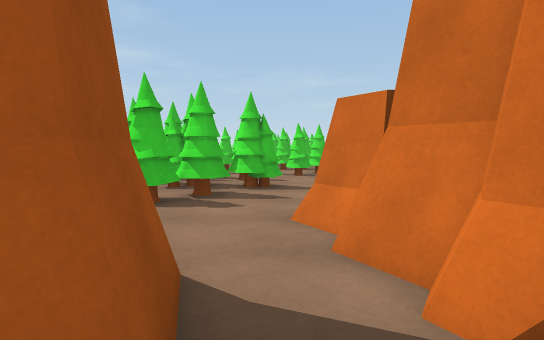
view 1 (above)

23 first-person views from a walk through a 3-D level made in the Unity game engine. The camera is 1.3 m above the floor, tilts 4° down and sees 75° across. The floor is counted in squares, 1 m on a side. Each view is taken from the middle of a square. On the plan, view 1 faces up. The plan holds only what a view shows up to about 15 squares ahead; the rest is blank. The place goes on beyond the plan.

view 2
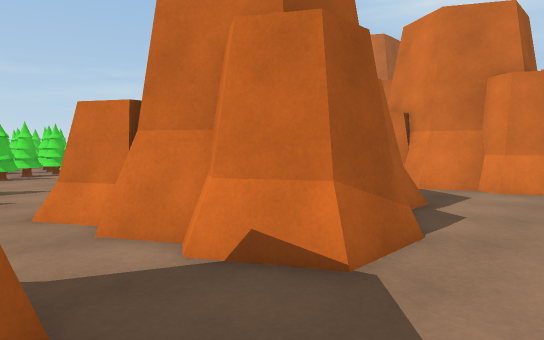

view 3
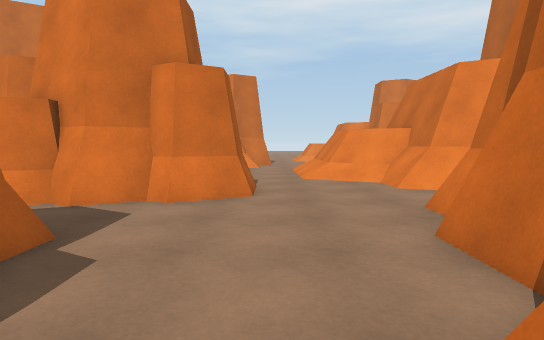

view 4
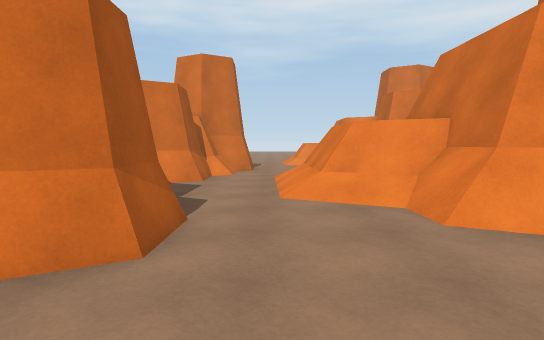

view 5
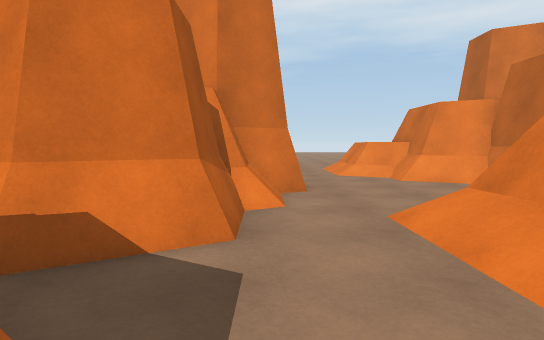

view 6
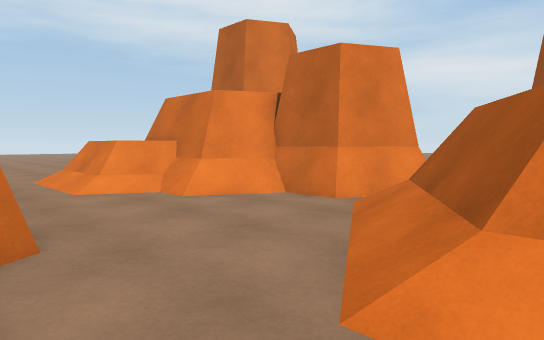

view 7
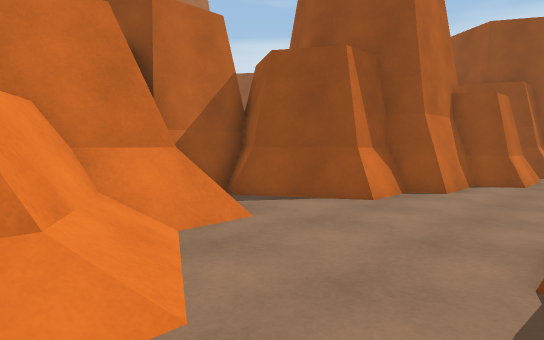

view 8
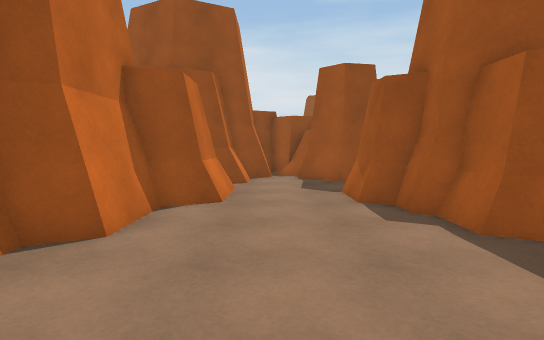

view 9
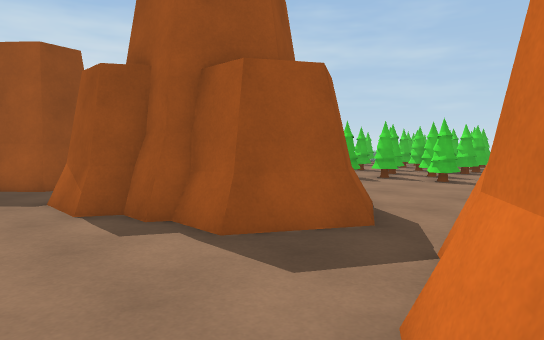

view 10
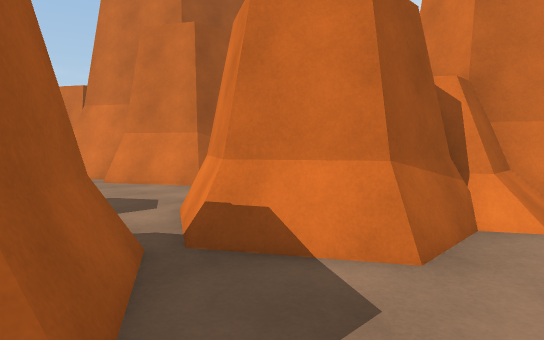

view 11
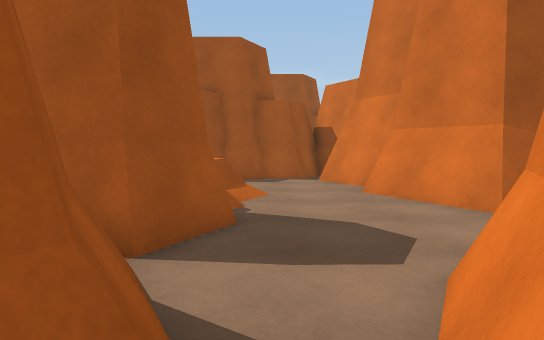

view 12
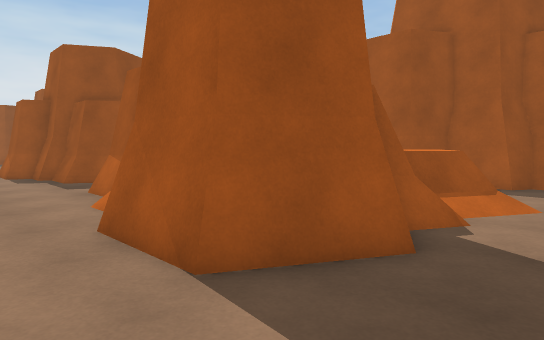

view 13
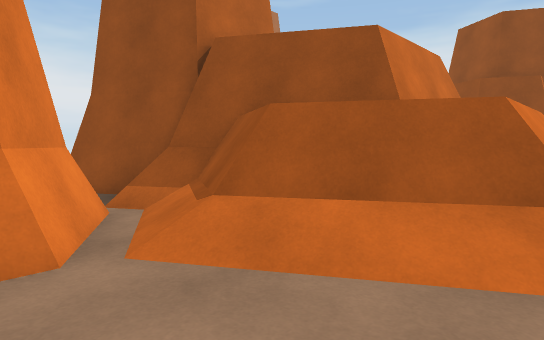

view 14
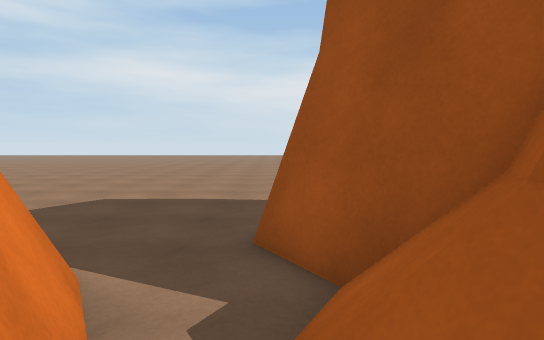

view 15
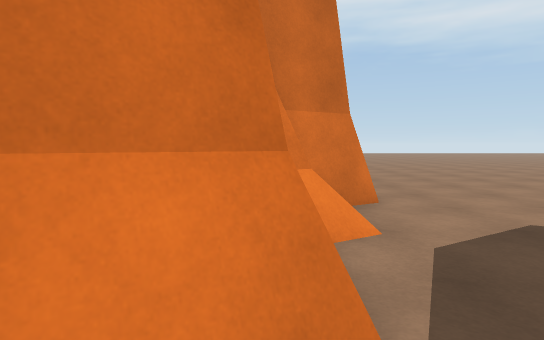

view 16
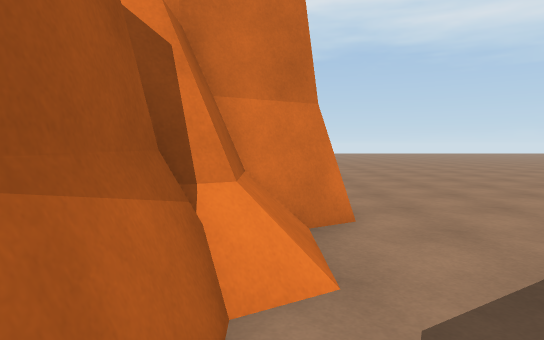

view 17
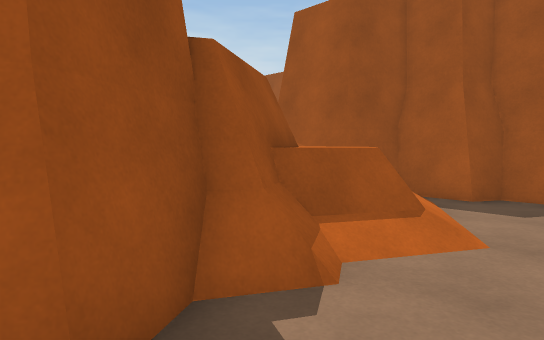

view 18
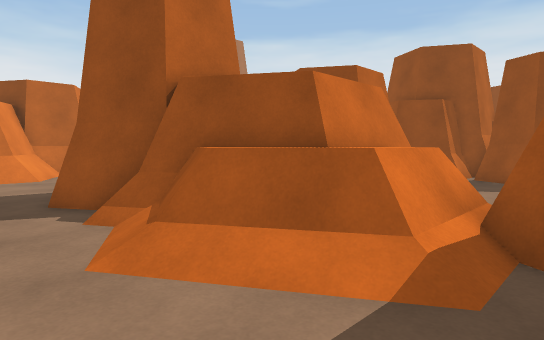

view 19
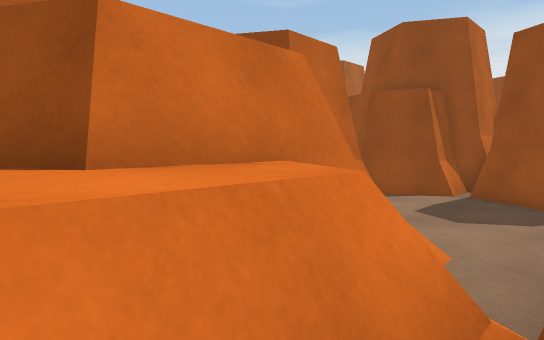

view 20
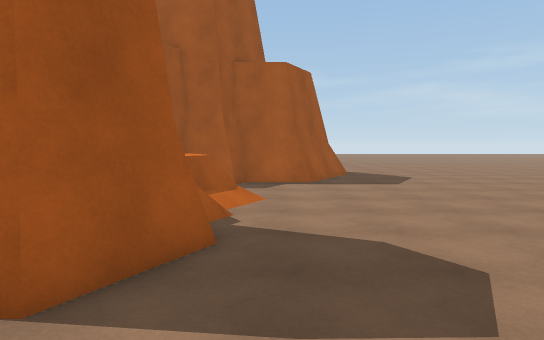

view 21
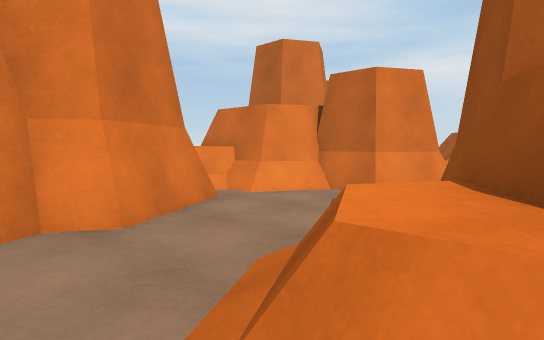

view 22
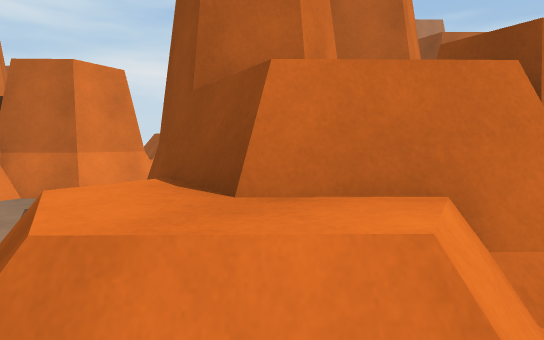

view 23
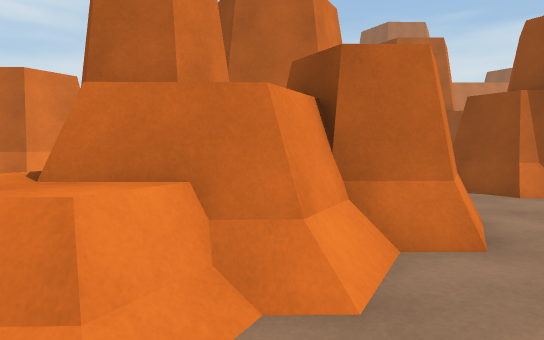

### Floor plan
Key: @ floor where view 1 was taken; # wall or solid block; . floor; / step, stairs or slope; = window, fence, low wall or low ledge; ^ raised ledge; T pine tree; R rock; O other object.
Columns run from 5 left of view 1 to 31 right of it. Each row starts with its distance up from view 1.
 16       TT#            ####=
 15       T.   ..     .  #...##
 14     O...  TT.       . ....#
 13 OOT.O... T.T.   ...===....##
 12 OO  T....T.TT  ...O^^^=...##      ##
 11   T TT..T..... ..O#^#^=...##   ######
 10   .T...   .....###^ ^#/....##  ###...
  9   TTT..   .....###^  #/....#####//...
  8   TT...    ....      ##....../^===...
  7    ...     ....     ###.....O=^^^^/..
  6    ...R   RRR..   ####.....O####^^=..
  5    ...RR  RRR.=#   ###=..####  ##^/..
  4     ..RR  RRRR.##    ##.####    ##/..
  3     #.RRRRRRR..##    ##=##      ##...
  2     #..RRRRRR..##    ##.##  #    ##..
  1    ##..RRR.....#######...######  ##..
  0   =#.@..........###.........//####...
 -1   #...........................###....
 -2   ###=.===...........................
 -3    #######...........///==O/.......//
 -4          ####......./=#####/......./=
 -5             ###=..///#^  ^#=/....//=^
 -6               ##.//==#^^^ ^#/....O###
 -7                #= #######  #=/==/##
 -8                #= ##    #^^#/.####
 -9               ####       #==/##
-10                          ##O/##
-11                           #O/##   #
-12                           ##..#######
-13                            #.....///#
-14                            ##.......#
-15                              ........

Positions as (right, up) in squares from view 1, and headings:
1: (0, 0), facing up
2: (-1, -1), facing up-right
3: (2, -1), facing right
4: (7, -2), facing right
5: (15, 0), facing right
6: (20, 0), facing down-right
7: (17, 0), facing down-left
8: (12, -1), facing left
9: (11, -1), facing up-left
10: (16, -1), facing up-right
11: (18, 2), facing up
12: (31, -3), facing up-left
13: (26, -3), facing down-left
14: (23, -9), facing down
15: (23, -12), facing right
16: (25, -13), facing right
17: (31, 1), facing up-left
18: (31, 10), facing down-left
19: (27, 9), facing down-left
20: (30, -4), facing up
21: (15, 14), facing down-right
22: (15, 14), facing down
23: (13, 15), facing down
